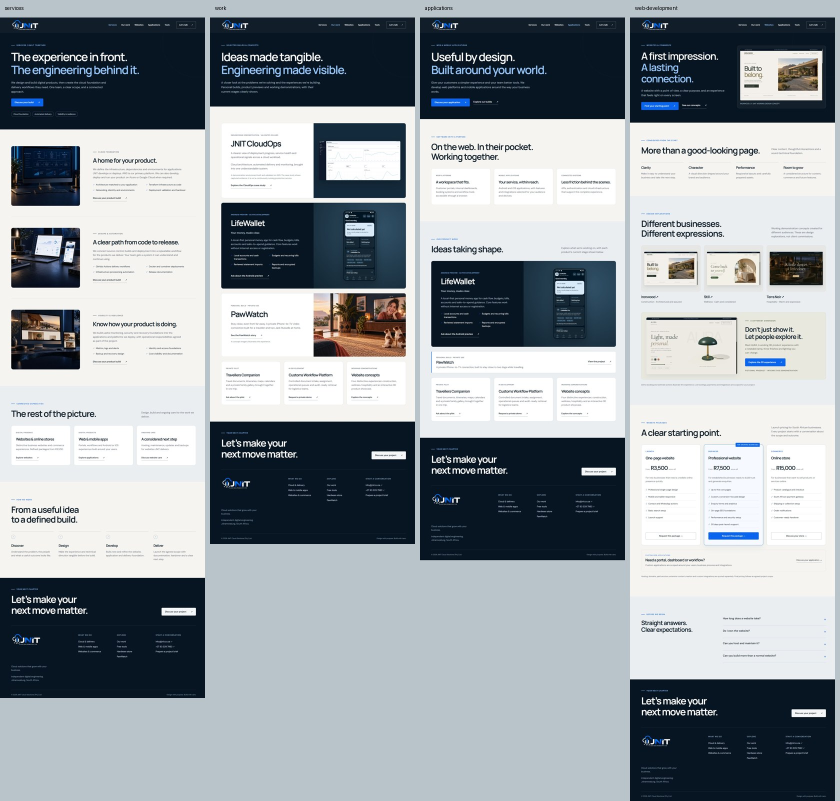
#> input picture design-review/desktop-review-1.jpg, 1680 x 1601 px, given in place of JNIT-Stacked-Transparent.png, which was not available (shown at 1/2 size)
$ python prepare-redesign.py
#> lines starting #> are read from the running program, lines starting #| are printed output that depends on the picture; pictures that were not available may be replaced by others from this repository, and a replacement may not be noted
from pathlib import Path
import re, zipfile, sys
from PIL import Image, ImageDraw
sys.stdout.reconfigure(encoding='utf-8')
root=Path(__file__).resolve().parent.parent
out=root/'design-review'
backup=out/'before-redesign-2026-09-26.zip'
if not backup.exists():
    with zipfile.ZipFile(backup,'w',zipfile.ZIP_DEFLATED) as z:
        for p in root.iterdir():
            if p.is_file() and p.suffix.lower() in ('.html','.css','.js','.php','.json','.xml','.txt','.ico'):
                z.write(p,p.relative_to(root))
#> pass 2 of the loop `for p in root.iterdir():`:
#> pass 3 of the loop `for p in root.iterdir():`:
        for folder in ('images','01-Logos','assets'):
            for p in (root/folder).rglob('*'):
                if p.is_file(): z.write(p,p.relative_to(root))
#> pass 2 of the loop `for folder in ('images','01-Logos','assets'):`:
#> pass 3 of the loop `for folder in ('images','01-Logos','assets'):`:
print('Preserved current website:',backup.name)
assets=['01-Logos/JNIT-Stacked-Transparent.png','images/services/cloud-systems.png','images/services/digital-products.png','images/services/digital-experiences.png','images/studio/construction.png','images/studio/wellness.png','images/studio/restaurant.png','images/products/pawwatch/pawwatch-call-scene.webp','images/cloudops/monitoring-live.png']
sheet=Image.new('RGB',(1200,840),'#102132'); d=ImageDraw.Draw(sheet)
#> after `sheet = Image.new('RGB', (1200, 840), '#102132')`:
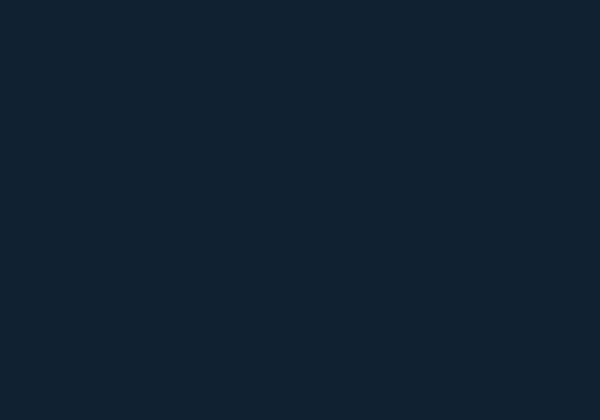
#> sheet: PIL image 1200x840 RGB (shown at 1/2 size); mean R, G, B 16, 33, 50
for i,name in enumerate(assets):
    im=Image.open(root/name).convert('RGBA'); im.thumbnail((380,230))
#> after `im.thumbnail((380, 230))`:
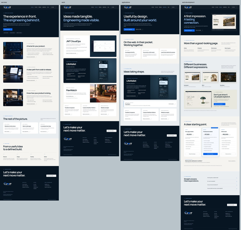
#> im: PIL image 241x230 RGBA; mean R, G, B, A 149.8, 157.2, 162.7, 255
    x=(i%3)*400+(400-im.width)//2; y=(i//3)*280+10
#> after `x = i % 3 * 400 + (400 - im.width) // 2`: x = 79
    sheet.paste(im,(x,y),im)
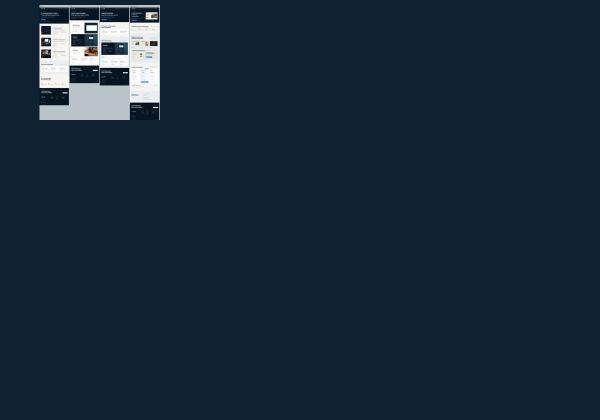
#> sheet: PIL image 1200x840 RGB (shown at 1/2 size); mean R, G, B 23.4, 39.8, 56.2
    d.text(((i%3)*400+15,(i//3)*280+245),name.split('/')[-1],fill='white')
#> pass 2 of the loop `for i,name in enumerate(assets):`:
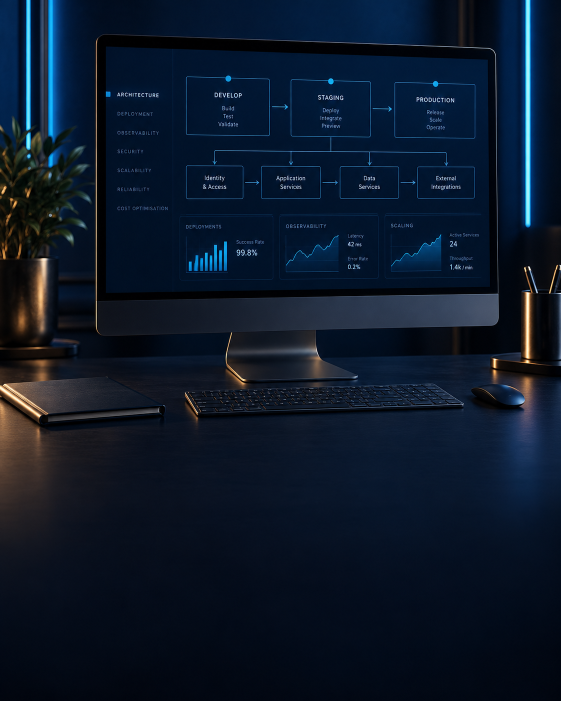
#> input picture images/services/cloud-systems.png, 1122 x 1402 px (shown at 1/2 size)
#> im: PIL image 1122x1402 RGBA
#> `im.thumbnail((380, 230))`:
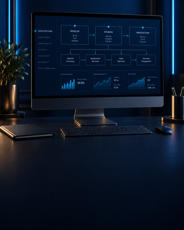
#> im: PIL image 184x230 RGBA; mean R, G, B, A 11.6, 23.8, 41, 255
#> `sheet.paste(im,(x,y),im)`:
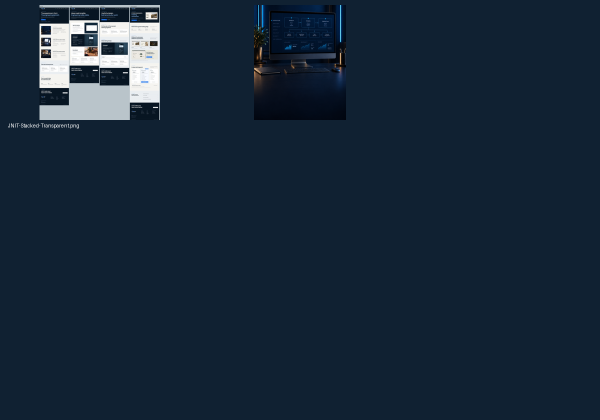
#> sheet: PIL image 1200x840 RGB (shown at 1/2 size); mean R, G, B 23.3, 39.5, 55.9
#> pass 3 of the loop `for i,name in enumerate(assets):`:
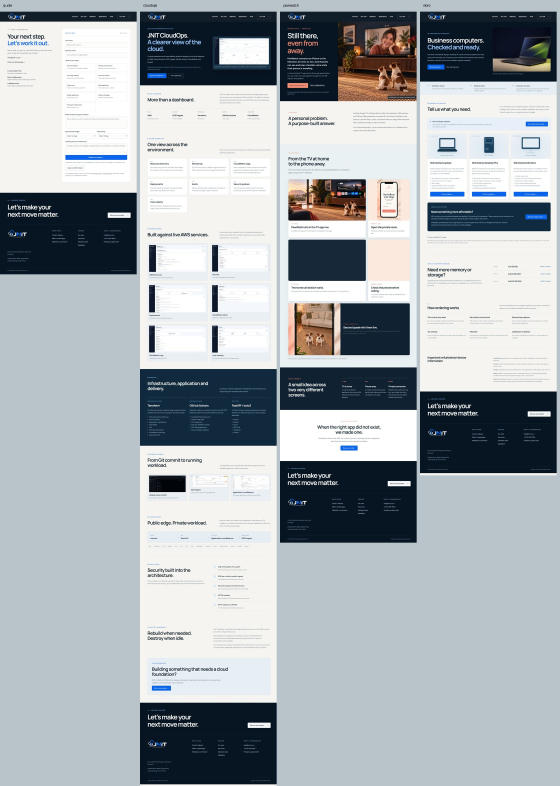
#> input picture design-review/desktop-review-2.jpg, 1680 x 2357 px, given in place of digital-products.png, which was not available (shown at 1/3 size)
#> im: PIL image 1680x2357 RGBA
#> `im.thumbnail((380, 230))`:
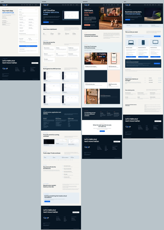
#> im: PIL image 164x230 RGBA; mean R, G, B, A 166.5, 173.5, 178.2, 255
#> `sheet.paste(im,(x,y),im)`:
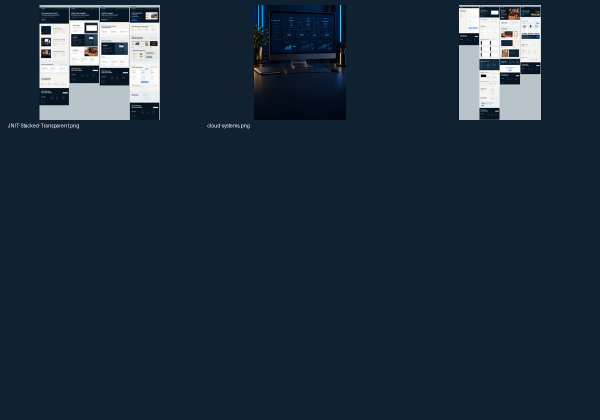
#> sheet: PIL image 1200x840 RGB (shown at 1/2 size); mean R, G, B 28.9, 44.8, 60.7
#> (the run stopped early here; a loop or call above may not have finished)
